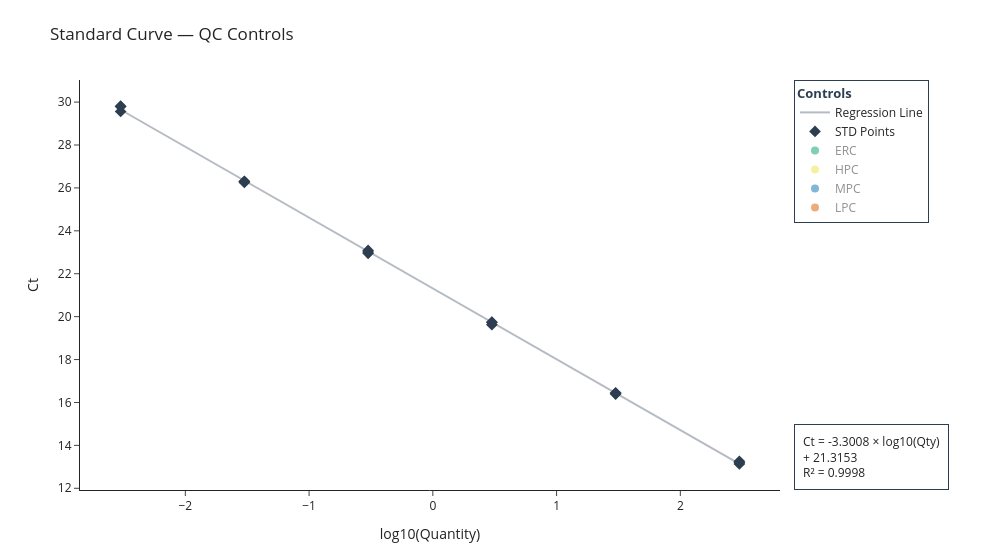
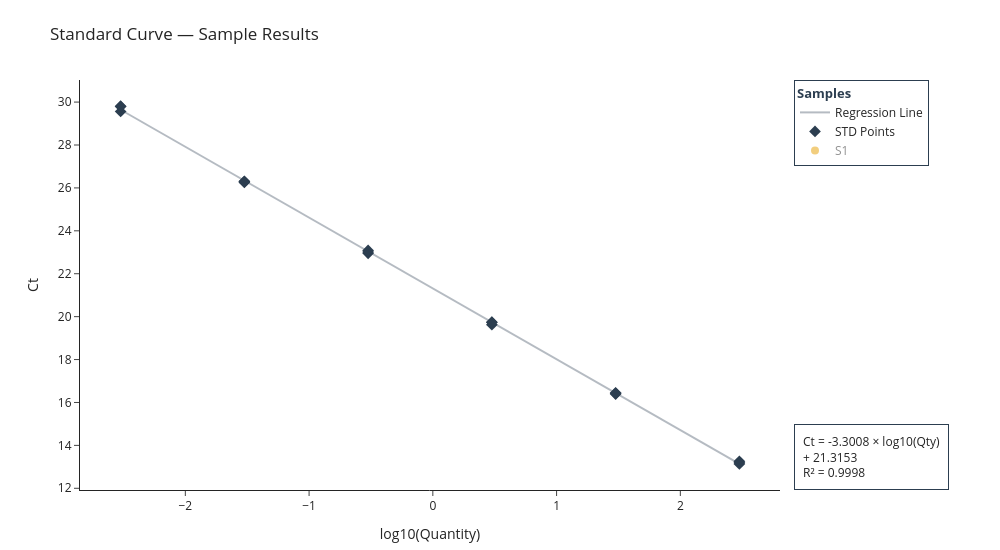

Source (notebook cell) for these figures, in order:
### Markdown cell above
## Create Prototype Graphs

Two interactive Plotly figures, both showing the standard curve (Ct vs log10(Quantity)) with the regression line and STD points always visible. Every other group is its own toggleable trace — click a legend entry to show/hide it — starting hidden so each plot opens clean.

### Code cell
# Standard curve (Ct vs log10(Quantity)) with an interactive QC-controls overlay and
# a separate interactive samples overlay. Overlay points use each well's OWN
# back-calculated Quantity (the "quantity" column, i.e. its Ct run back through the
# curve equation) rather than a known/expected concentration — this shows where a
# well's observed Ct falls within the curve's dynamic range (interpolated vs.
# extrapolated beyond the standards). Recovery/bias against a known target is already
# covered numerically by the %Recovery / %Bias suitability tables above; this view
# complements rather than repeats those.
import numpy as np
import plotly.graph_objects as go

# Colorblind-safe categorical palette (Okabe & Ito, 2008) — reused in a fixed order
# across both plots below
OKABE_ITO = ["#E69F00", "#56B4E9", "#009E73", "#F0E442", "#0072B2", "#D55E00", "#CC79A7", "#000000"]

_equation_text = (
    f"Ct = {curve_slope:.4f} × log10(Qty)<br>+ {curve_intercept:.4f}<br>R² = {curve_r2:.4f}"
)

_std_log_qty = np.log10(ref_std_df["quantity"])
_line_x = np.linspace(_std_log_qty.min(), _std_log_qty.max(), 100)
_line_y = curve_slope * _line_x + curve_intercept


def _prep_points(data):
    """Rows with a determined Ct and a positive back-calculated Quantity, plus log10(Quantity)"""
    valid = data["quantity"].notna() & (data["quantity"] > 0) & data["ct"].notna()
    points = data.loc[valid, ["sample_name", "ct", "quantity"]].copy()
    points["log_qty"] = np.log10(points["quantity"])
    return points


def build_curve_figure(title, overlay_groups, legend_title=None):
    """overlay_groups: list of (legend label, dataframe, color) — each rendered as its
    own toggleable trace, starting hidden (click its legend entry to show it).
    legend_title: if given, boxes the legend with this title (top right) and moves the
    equation/R² annotation to the bottom right so the two don't compete for space"""
    fig = go.Figure()

    fig.add_trace(go.Scatter(
        x=_line_x, y=_line_y, mode="lines", name="Regression Line",
        line=dict(color="#2C3E50", width=2), opacity=0.35, hoverinfo="skip",
    ))

    std_points = _prep_points(ref_std_df)
    fig.add_trace(go.Scatter(
        x=std_points["log_qty"], y=std_points["ct"], mode="markers", name="STD Points",
        marker=dict(color="#2C3E50", size=9, symbol="diamond"),
        customdata=std_points[["sample_name", "quantity"]],
        hovertemplate="<b>%{customdata[0]}</b><br>Ct=%{y:.2f}<br>Quantity=%{customdata[1]:.4g}"
                      "<br>log10(Qty)=%{x:.3f}<extra></extra>",
    ))

    for label, data, color in overlay_groups:
        points = _prep_points(data)
        fig.add_trace(go.Scatter(
            x=points["log_qty"], y=points["ct"], mode="markers", name=label,
            marker=dict(color=color, size=8),
            customdata=points[["sample_name", "quantity"]],
            hovertemplate="<b>%{customdata[0]}</b><br>Ct=%{y:.2f}<br>Quantity=%{customdata[1]:.4g}"
                          "<br>log10(Qty)=%{x:.3f}<extra></extra>",
            visible="legendonly",
        ))

    # Equation/R² box: bottom right if the legend is boxed at top right, else top right
    _eq_y, _eq_yanchor = (0.0, "bottom") if legend_title else (1.0, "top")
    fig.add_annotation(
        xref="paper", yref="paper", x=1.02, y=_eq_y, xanchor="left", yanchor=_eq_yanchor,
        text=_equation_text, showarrow=False, align="left",
        bordercolor="#2C3E50", borderwidth=1, borderpad=8, bgcolor="#FFFFFF",
    )

    if legend_title:
        legend = dict(
            title=dict(text=f"<b>{legend_title}</b>", font=dict(size=13, color="#2C3E50")),
            bordercolor="#2C3E50", borderwidth=1, bgcolor="#FFFFFF",
            x=1.02, y=1.0, xanchor="left", yanchor="top",
        )
    else:
        legend = dict(title=dict(text="Click to show/hide"))

    fig.update_layout(
        title=title,
        xaxis_title="log10(Quantity)",
        yaxis_title="Ct",
        template="simple_white",
        legend=legend,
        margin=dict(r=220, t=80, b=60),
        width=1000,
        height=550,
    )
    return fig


# Plot 1: Standard Curve with QC Controls — one toggleable trace per control_type
control_groups = [
    (control_type, controls_df[controls_df["control_type"] == control_type], OKABE_ITO[i])
    for i, control_type in enumerate(["NTC", "NEC", "ERC", "HPC", "MPC", "LPC"])
]
fig_controls = build_curve_figure("Standard Curve — QC Controls", control_groups, legend_title="Controls")
fig_controls.show()

# Plot 2: Standard Curve with Samples — one toggleable trace per Base Sample (Sample #),
# labeled with its Sample Name if one was filled in above
_base_samples_for_plot = sorted(samples_df["base_sample"].unique())
sample_groups = [
    (
        f"{base} — {sample_display_names[base]}" if sample_display_names.get(base) else base,
        samples_df[samples_df["base_sample"] == base],
        OKABE_ITO[i % len(OKABE_ITO)],
    )
    for i, base in enumerate(_base_samples_for_plot)
]
fig_samples = build_curve_figure("Standard Curve — Sample Results", sample_groups, legend_title="Samples")
fig_samples.show()

### Figure 1 — Plotly figure (JSON) as saved in the notebook; plotly's stock layout.template omitted (floating-point values rounded to 4 significant figures)
{"data": [{"hoverinfo": "skip", "line": {"color": "#2C3E50", "width": 2}, "mode": "lines", "name": "Regression Line", "opacity": 0.35, "type": "scatter", "x": [-2.523, -2.472, -2.422, -2.371, -2.321, -2.27, -2.22, -2.169, -2.119, -2.068, -2.018, -1.967, -1.917, -1.866, -1.816, -1.765, -1.715, -1.664, -1.614, -1.563, -1.513, -1.462, -1.412, -1.361, -1.311, -1.26, -1.21, -1.159, -1.109, -1.058, -1.008, -0.9572, -0.9067, -0.8562, -0.8057, -0.7552, -0.7047, -0.6542, -0.6037, -0.5532, -0.5027, -0.4522, -0.4017, -0.3512, -0.3007, -0.2502, -0.1996, -0.1491, -0.09864, -0.04813, 0.002374, 0.05288, 0.1034, 0.1539, 0.2044, 0.2549, 0.3054, 0.3559, 0.4064, 0.4569, 0.5074, 0.5579, 0.6084, 0.6589, 0.7094, 0.7599, 0.8105, 0.861, 0.9115, 0.962, 1.012, 1.063, 1.113, 1.164, 1.214, 1.265, 1.316, 1.366, 1.417, 1.467, 1.518, 1.568, 1.619, 1.669, 1.72, 1.77, 1.821, 1.871, 1.922, 1.972, 2.023, 2.073, 2.124, 2.174, 2.225, 2.275, 2.326, 2.376, 2.427, 2.477], "y": [29.64, 29.48, 29.31, 29.14, 28.98, 28.81, 28.64, 28.48, 28.31, 28.14, 27.98, 27.81, 27.64, 27.48, 27.31, 27.14, 26.98, 26.81, 26.64, 26.48, 26.31, 26.14, 25.98, 25.81, 25.64, 25.48, 25.31, 25.14, 24.98, 24.81, 24.64, 24.47, 24.31, 24.14, 23.97, 23.81, 23.64, 23.47, 23.31, 23.14, 22.97, 22.81, 22.64, 22.47, 22.31, 22.14, 21.97, 21.81, 21.64, 21.47, 21.31, 21.14, 20.97, 20.81, 20.64, 20.47, 20.31, 20.14, 19.97, 19.81, 19.64, 19.47, 19.31, 19.14, 18.97, 18.81, 18.64, 18.47, 18.31, 18.14, 17.97, 17.81, 17.64, 17.47, 17.31, 17.14, 16.97, 16.81, 16.64, 16.47, 16.31, 16.14, 15.97, 15.81, 15.64, 15.47, 15.31, 15.14, 14.97, 14.81, 14.64, 14.47, 14.31, 14.14, 13.97, 13.81, 13.64, 13.47, 13.31, 13.14]}, {"customdata": [["STD 300", 300.0], ["STD 300", 300.0], ["STD 300", 300.0], ["STD 30", 30.0], ["STD 30", 30.0], ["STD 30", 30.0], ["STD 3", 3.0], ["STD 3", 3.0], ["STD 3", 3.0], ["STD 0.3", 0.3], ["STD 0.3", 0.3], ["STD 0.3", 0.3], ["STD 0.03", 0.03], ["STD 0.03", 0.03], ["STD 0.03", 0.03], ["STD 0.003", 0.003], ["STD 0.003", 0.003], ["STD 0.003", 0.003]], "hovertemplate": "<b>%{customdata[0]}</b><br>Ct=%{y:.2f}<br>Quantity=%{customdata[1]:.4g}<br>log10(Qty)=%{x:.3f}<extra></extra>", "marker": {"color": "#2C3E50", "size": 9, "symbol": "diamond"}, "mode": "markers", "name": "STD Points", "type": "scatter", "x": [2.477, 2.477, 2.477, 1.477, 1.477, 1.477, 0.4771, 0.4771, 0.4771, -0.5229, -0.5229, -0.5229, -1.523, -1.523, -1.523, -2.523, -2.523, -2.523], "y": [13.26, 13.19, 13.14, 16.39, 16.42, 16.45, 19.62, 19.74, 19.74, 22.95, 23.02, 23.08, 26.3, 26.31, 26.25, 29.56, 29.81, 29.79]}, {"customdata": [], "hovertemplate": "<b>%{customdata[0]}</b><br>Ct=%{y:.2f}<br>Quantity=%{customdata[1]:.4g}<br>log10(Qty)=%{x:.3f}<extra></extra>", "marker": {"color": "#E69F00", "size": 8}, "mode": "markers", "name": "NTC", "type": "scatter", "visible": "legendonly", "x": [], "y": []}, {"customdata": [], "hovertemplate": "<b>%{customdata[0]}</b><br>Ct=%{y:.2f}<br>Quantity=%{customdata[1]:.4g}<br>log10(Qty)=%{x:.3f}<extra></extra>", "marker": {"color": "#56B4E9", "size": 8}, "mode": "markers", "name": "NEC", "type": "scatter", "visible": "legendonly", "x": [], "y": []}, {"customdata": [["ERC - 60", 42.72], ["ERC - 60", 41.11], ["ERC - 60", 43.68], ["ERC - 30", 19.71], ["ERC - 30", 20.04], ["ERC - 30", 20.47], ["ERC - 10", 6.942], ["ERC - 10", 6.842], ["ERC - 10", 6.791]], "hovertemplate": "<b>%{customdata[0]}</b><br>Ct=%{y:.2f}<br>Quantity=%{customdata[1]:.4g}<br>log10(Qty)=%{x:.3f}<extra></extra>", "marker": {"color": "#009E73", "size": 8}, "mode": "markers", "name": "ERC", "type": "scatter", "visible": "legendonly", "x": [1.631, 1.614, 1.64, 1.295, 1.302, 1.311, 0.8415, 0.8352, 0.8319], "y": [15.93, 15.99, 15.9, 17.04, 17.02, 16.99, 18.54, 18.56, 18.57]}, {"customdata": [["HPC - 190", 200.4], ["HPC - 190", 203.2], ["HPC - 190", 239.8]], "hovertemplate": "<b>%{customdata[0]}</b><br>Ct=%{y:.2f}<br>Quantity=%{customdata[1]:.4g}<br>log10(Qty)=%{x:.3f}<extra></extra>", "marker": {"color": "#F0E442", "size": 8}, "mode": "markers", "name": "HPC", "type": "scatter", "visible": "legendonly", "x": [2.302, 2.308, 2.38], "y": [13.72, 13.7, 13.46]}, {"customdata": [["MPC - 10", 10.64], ["MPC - 10", 10.68], ["MPC - 10", 11.64]], "hovertemplate": "<b>%{customdata[0]}</b><br>Ct=%{y:.2f}<br>Quantity=%{customdata[1]:.4g}<br>log10(Qty)=%{x:.3f}<extra></extra>", "marker": {"color": "#0072B2", "size": 8}, "mode": "markers", "name": "MPC", "type": "scatter", "visible": "legendonly", "x": [1.027, 1.028, 1.066], "y": [17.93, 17.92, 17.8]}, {"customdata": [["LPC - 5", 5.442], ["LPC - 5", 5.519], ["LPC - 5", 5.489]], "hovertemplate": "<b>%{customdata[0]}</b><br>Ct=%{y:.2f}<br>Quantity=%{customdata[1]:.4g}<br>log10(Qty)=%{x:.3f}<extra></extra>", "marker": {"color": "#D55E00", "size": 8}, "mode": "markers", "name": "LPC", "type": "scatter", "visible": "legendonly", "x": [0.7358, 0.7418, 0.7395], "y": [18.89, 18.87, 18.87]}], "layout": {"annotations": [{"align": "left", "bgcolor": "#FFFFFF", "bordercolor": "#2C3E50", "borderpad": 8, "borderwidth": 1, "showarrow": false, "text": "Ct = -3.3008 × log10(Qty)<br>+ 21.3153<br>R² = 0.9998", "x": 1.02, "xanchor": "left", "xref": "paper", "y": 0.0, "yanchor": "bottom", "yref": "paper"}], "height": 550, "legend": {"bgcolor": "#FFFFFF", "bordercolor": "#2C3E50", "borderwidth": 1, "title": {"font": {"color": "#2C3E50", "size": 13}, "text": "<b>Controls</b>"}, "x": 1.02, "xanchor": "left", "y": 1.0, "yanchor": "top"}, "margin": {"b": 60, "r": 220, "t": 80}, "title": {"text": "Standard Curve — QC Controls"}, "width": 1000, "xaxis": {"title": {"text": "log10(Quantity)"}}, "yaxis": {"title": {"text": "Ct"}}}}

### Figure 2 — Plotly figure (JSON) as saved in the notebook; plotly's stock layout.template omitted (floating-point values rounded to 4 significant figures)
{"data": [{"hoverinfo": "skip", "line": {"color": "#2C3E50", "width": 2}, "mode": "lines", "name": "Regression Line", "opacity": 0.35, "type": "scatter", "x": [-2.523, -2.472, -2.422, -2.371, -2.321, -2.27, -2.22, -2.169, -2.119, -2.068, -2.018, -1.967, -1.917, -1.866, -1.816, -1.765, -1.715, -1.664, -1.614, -1.563, -1.513, -1.462, -1.412, -1.361, -1.311, -1.26, -1.21, -1.159, -1.109, -1.058, -1.008, -0.9572, -0.9067, -0.8562, -0.8057, -0.7552, -0.7047, -0.6542, -0.6037, -0.5532, -0.5027, -0.4522, -0.4017, -0.3512, -0.3007, -0.2502, -0.1996, -0.1491, -0.09864, -0.04813, 0.002374, 0.05288, 0.1034, 0.1539, 0.2044, 0.2549, 0.3054, 0.3559, 0.4064, 0.4569, 0.5074, 0.5579, 0.6084, 0.6589, 0.7094, 0.7599, 0.8105, 0.861, 0.9115, 0.962, 1.012, 1.063, 1.113, 1.164, 1.214, 1.265, 1.316, 1.366, 1.417, 1.467, 1.518, 1.568, 1.619, 1.669, 1.72, 1.77, 1.821, 1.871, 1.922, 1.972, 2.023, 2.073, 2.124, 2.174, 2.225, 2.275, 2.326, 2.376, 2.427, 2.477], "y": [29.64, 29.48, 29.31, 29.14, 28.98, 28.81, 28.64, 28.48, 28.31, 28.14, 27.98, 27.81, 27.64, 27.48, 27.31, 27.14, 26.98, 26.81, 26.64, 26.48, 26.31, 26.14, 25.98, 25.81, 25.64, 25.48, 25.31, 25.14, 24.98, 24.81, 24.64, 24.47, 24.31, 24.14, 23.97, 23.81, 23.64, 23.47, 23.31, 23.14, 22.97, 22.81, 22.64, 22.47, 22.31, 22.14, 21.97, 21.81, 21.64, 21.47, 21.31, 21.14, 20.97, 20.81, 20.64, 20.47, 20.31, 20.14, 19.97, 19.81, 19.64, 19.47, 19.31, 19.14, 18.97, 18.81, 18.64, 18.47, 18.31, 18.14, 17.97, 17.81, 17.64, 17.47, 17.31, 17.14, 16.97, 16.81, 16.64, 16.47, 16.31, 16.14, 15.97, 15.81, 15.64, 15.47, 15.31, 15.14, 14.97, 14.81, 14.64, 14.47, 14.31, 14.14, 13.97, 13.81, 13.64, 13.47, 13.31, 13.14]}, {"customdata": [["STD 300", 300.0], ["STD 300", 300.0], ["STD 300", 300.0], ["STD 30", 30.0], ["STD 30", 30.0], ["STD 30", 30.0], ["STD 3", 3.0], ["STD 3", 3.0], ["STD 3", 3.0], ["STD 0.3", 0.3], ["STD 0.3", 0.3], ["STD 0.3", 0.3], ["STD 0.03", 0.03], ["STD 0.03", 0.03], ["STD 0.03", 0.03], ["STD 0.003", 0.003], ["STD 0.003", 0.003], ["STD 0.003", 0.003]], "hovertemplate": "<b>%{customdata[0]}</b><br>Ct=%{y:.2f}<br>Quantity=%{customdata[1]:.4g}<br>log10(Qty)=%{x:.3f}<extra></extra>", "marker": {"color": "#2C3E50", "size": 9, "symbol": "diamond"}, "mode": "markers", "name": "STD Points", "type": "scatter", "x": [2.477, 2.477, 2.477, 1.477, 1.477, 1.477, 0.4771, 0.4771, 0.4771, -0.5229, -0.5229, -0.5229, -1.523, -1.523, -1.523, -2.523, -2.523, -2.523], "y": [13.26, 13.19, 13.14, 16.39, 16.42, 16.45, 19.62, 19.74, 19.74, 22.95, 23.02, 23.08, 26.3, 26.31, 26.25, 29.56, 29.81, 29.79]}, {"customdata": [["S1 D1", 0.0004], ["S1 D1", 0.0004], ["S1 D1", 0.0003], ["S1 D1 S", 3.209], ["S1 D1 S", 3.376], ["S1 D1 S", 3.214], ["S1 D2 S", 3.209], ["S1 D2 S", 3.168], ["S1 D2 S", 3.046], ["S1 D3 S", 3.129], ["S1 D3 S", 3.035], ["S1 D3 S", 3.12], ["S1 D4 S", 3.171], ["S1 D4 S", 2.991], ["S1 D4 S", 3.055]], "hovertemplate": "<b>%{customdata[0]}</b><br>Ct=%{y:.2f}<br>Quantity=%{customdata[1]:.4g}<br>log10(Qty)=%{x:.3f}<extra></extra>", "marker": {"color": "#E69F00", "size": 8}, "mode": "markers", "name": "S1", "type": "scatter", "visible": "legendonly", "x": [-3.398, -3.398, -3.523, 0.5064, 0.5284, 0.507, 0.5064, 0.5008, 0.4838, 0.4954, 0.4822, 0.4942, 0.5012, 0.4758, 0.4851], "y": [32.36, 32.37, 32.82, 19.64, 19.57, 19.64, 19.64, 19.66, 19.72, 19.68, 19.72, 19.68, 19.66, 19.74, 19.71]}], "layout": {"annotations": [{"align": "left", "bgcolor": "#FFFFFF", "bordercolor": "#2C3E50", "borderpad": 8, "borderwidth": 1, "showarrow": false, "text": "Ct = -3.3008 × log10(Qty)<br>+ 21.3153<br>R² = 0.9998", "x": 1.02, "xanchor": "left", "xref": "paper", "y": 0.0, "yanchor": "bottom", "yref": "paper"}], "height": 550, "legend": {"bgcolor": "#FFFFFF", "bordercolor": "#2C3E50", "borderwidth": 1, "title": {"font": {"color": "#2C3E50", "size": 13}, "text": "<b>Samples</b>"}, "x": 1.02, "xanchor": "left", "y": 1.0, "yanchor": "top"}, "margin": {"b": 60, "r": 220, "t": 80}, "title": {"text": "Standard Curve — Sample Results"}, "width": 1000, "xaxis": {"title": {"text": "log10(Quantity)"}}, "yaxis": {"title": {"text": "Ct"}}}}
